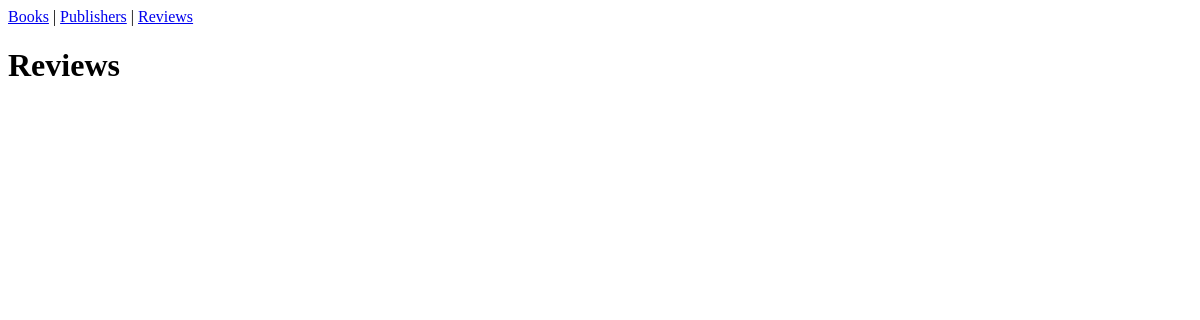
The page /reviews/ on the database as committed earlier.
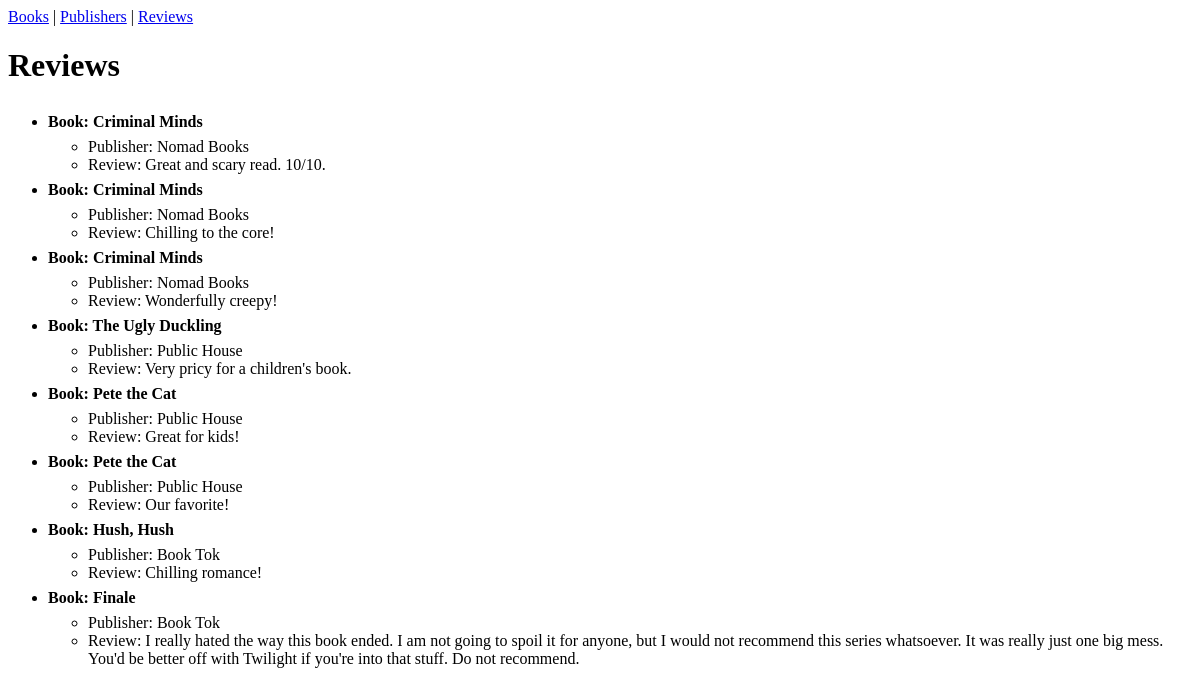
The same page on the database as committed later.
### catalog/models.py (models this page shows, shortened)
class Review(models.Model):
    book = models.ForeignKey(Book, on_delete=models.CASCADE)
    body = models.TextField()

class Book(models.Model):
    publisher = models.ForeignKey(Publisher, on_delete=models.CASCADE)
    title = models.CharField(max_length=200)
    price = models.DecimalField(max_digits=5, decimal_places=2)

class Publisher(models.Model):
    name = models.CharField(max_length=200)
    def __str__(self):
        return self.name

### catalog/views.py (the view)
# urls.py: path('reviews/', views.ReviewListView.as_view(), name='review_list'),
class ReviewListView(ListView):
    model = Review
    template_name = "review_list.html"
    context_object_name = "review_list"

### templates/review_list.html
{% extends "base.html" %}
{% block content %}
    <h1>Reviews</h1>
    <ul>
    {% for review in review_list %}
        <li style="font-weight: bold; line-height: 2.0;">Book: {{ review.book.title }}</li>
        <ul>
            <li>Publisher: {{ review.book.publisher }}</li>
            <li>Review: {{ review.body }}</li>
        </ul>
    {% endfor %}
    </ul>
{% endblock %}

Rows that differ between the two databases and show on the page:
added Review: book "Criminal Minds", book.publisher "Nomad Books", body "Great and scary read. 10/10."
added Review: book "Criminal Minds", book.publisher "Nomad Books", body "Chilling to the core!"
added Review: book "Criminal Minds", book.publisher "Nomad Books", body "Wonderfully creepy!"
added Review: book "The Ugly Duckling", book.publisher "Public House", body "Very pricy for a children's book."
added Review: book "Pete the Cat", book.publisher "Public House", body "Great for kids!"
added Review: book "Pete the Cat", book.publisher "Public House", body "Our favorite!"
added Review: book "Hush, Hush", book.publisher "Book Tok", body "Chilling romance!"
added Review: book "Finale", book.publisher "Book Tok", body "I really hated the way this book ended. I am not going to spoil it for anyone, but I would not recommend this series whatsoever. It was really just one big mess. You'd be better off with Twilight if you're into that stuff. Do not recommend."
